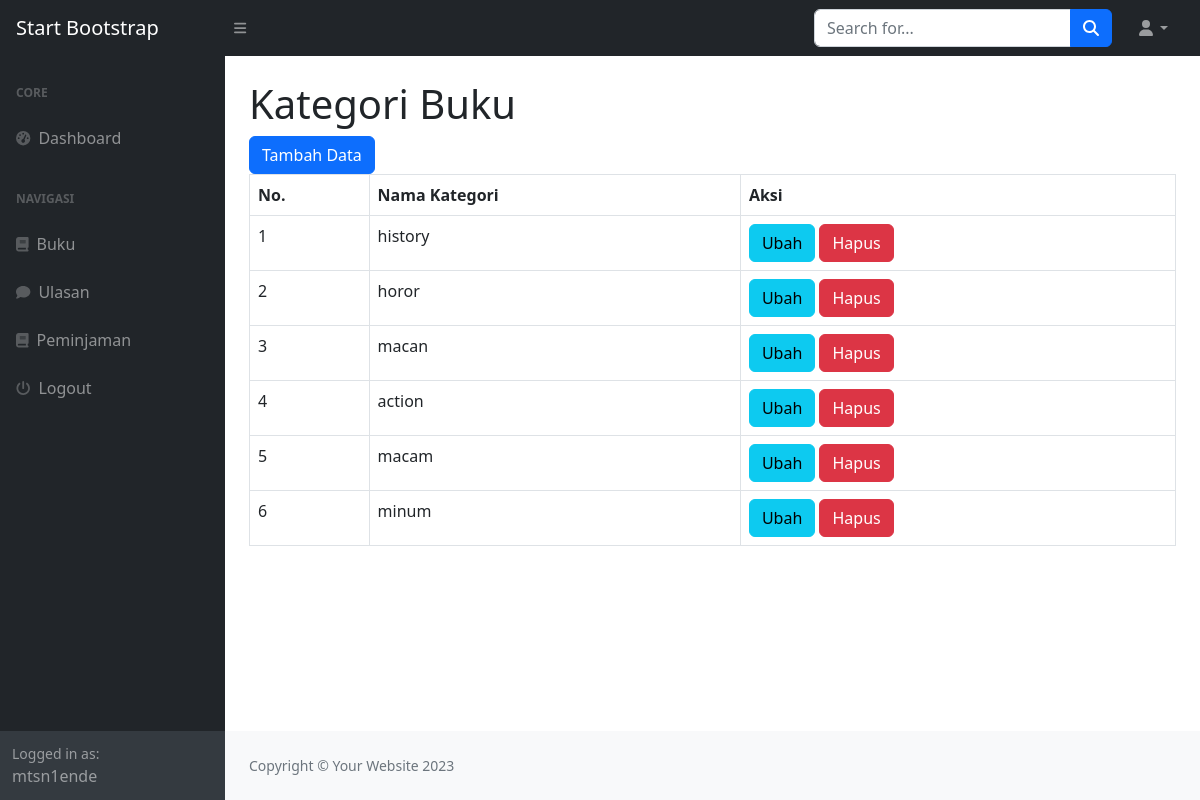
The page /index.php?page=kategori (signed in) on the database its author committed.
### tables this page shows
CREATE TABLE `kategori` (
  `id_kategori` int(11) NOT NULL,
  `kategori` varchar(255) NOT NULL
);

### kategori.php (the view)
<h1 class="mt-4">Kategori Buku</h1>
<div class="row">
    <div class="col-md-12">
        <a href="?page=kategori_tambah" class="btn btn-primary">Tambah Data</a>
        <table class="table table-bordered" id="dataTable" width="100%" cellspacing="0">
            <tr>
                <th>No.</th>
                <th>Nama Kategori</th>
                <th>Aksi</th>
            </tr>
            <?php
                $i=1;
                $query = mysqli_query($koneksi, "SELECT * FROM kategori");
                while ($data = mysqli_fetch_array($query)) :
            ?>
            <tr>
                <td><?= $i++; ?></td>
                <td><?= $data['kategori']; ?></td>
                <td>
                    <a href="?page=kategori_ubah&&id=<?= $data['id_kategori']?>" class="btn btn-info">Ubah</a>
                    <a onclick="return confirm('Apakah anda yakin menghapus data ini')" href="?page=kategori_hapus&&id=<?= $data['id_kategori']?>" class="btn btn-danger">Hapus</a>
                </td>
            </tr>
            <?php endwhile; ?>
        </table>
    </div>
</div>

### rows shown on the page
kategori: kategori "history"
kategori: kategori "horor"
kategori: kategori "macan"
kategori: kategori "action"
kategori: kategori "macam"
kategori: kategori "minum"

### other values the page prints
$_SESSION['user']['nama'] "mtsn1ende"
